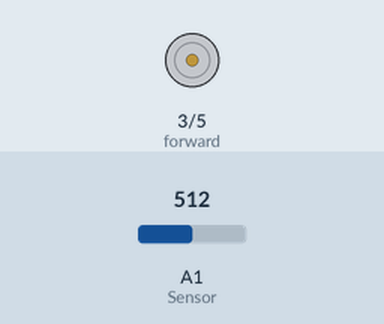
Recording of a sketch running on a simulated Arduino Uno, built with avr-gcc and run on an emulated ATmega328P. Shown: motor-driver pin pairs drawn as motors (green arrow = first pin HIGH = forward, orange = second pin HIGH = backward, longer = more drive). The test bench sets the inputs (shaded band); at power-on: A1 (Sensor) = 512. What the sketch prints to the serial monitor is not drawn.

Above: at 1.2 s.
1.3 s: A1 (Sensor) set to 610
2.8 s: A1 (Sensor) set to 631
Timing chart, 0 to 5.8 s (numbered marks = the images above; inputs shaded):
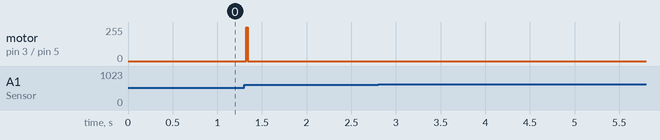

Measured:
- after the input at 1.3 s, motor on pin 3 (forward) / pin 5 (backward): stopped → forward 255/255 at once, → stopped 0.02 s later
- after the input at 2.8 s, every drawn part: stays the same

The sketch:

Moses.ino
```cpp
#include <microsmooth.h>
//github.com/asheeshr/Microsmooth


int forward = 3;
int backward = 5;
int Sensor = A1;

int input = 0;
int error = 0;
int Position = 0;
int State = 0;
int freeze = 0;

int tolerance = 15;
int early_fwd = 15;
int early_bck = 13;


//Filtering variables below
int filtered = 0;
int i = 0;
uint16_t *ptr;

void setup() {

  // Wait for valve board to boot
  // put your setup code here, to run once:1
  pinMode(forward, OUTPUT);
  pinMode(backward, OUTPUT);
  pinMode(Sensor, INPUT);
  Serial.begin(115200);
  ptr = ms_init(EMA);


  input = analogRead(A1); // the piston is home wherever it is

}

void loop() {

  // We use a exponential moving average filter to smooth the analog input
  i = analogRead(A1);
  filtered = ema_filter(i, ptr);
  Position = filtered;

  //Serial.println(Position);

  // Serial Control Singal Receiver
  if (Serial.available() > 0) {
    freeze = 0;

    //for ingesting positions sent as serial bytes
    input = Serial.read();
    input = 4 * input;


    /*
     //for ingesting positions sent (0-9) over the arduino serial client
     input = Serial.read() - '0';
     input = 100 * input;
     Serial.println(input);
     */

  }
  //Motion Control - Calculate Error
  error = input - Position;

  // Check to see if we have stopped and stay there
  if ((abs (error) <= tolerance)  && State == 0) {
    //Serial.println("STOPSTOP");;
    digitalWrite(forward, LOW);
    digitalWrite(backward, LOW);
    delay(10);
    //input = Position;
    Serial.write(255);
    //Serial.println(error);
  }


  /* If we are travelling forward, here is how early we issue
  the stop command in order to avoid overshoot */
  else if ((error < (tolerance + early_fwd) ) && State == 1 && freeze == 0) {
    //Serial.println("STOP_F");
    freeze = 1; //freeze
    State = 0; // reset state
    digitalWrite(forward, LOW);
    digitalWrite(backward, LOW);
    delay(12);
    digitalWrite(forward, LOW);//brake
    digitalWrite(backward, HIGH);
    delay(20);
    digitalWrite(forward, LOW);
    digitalWrite(backward, LOW);
    //Serial.write(255);
  }

  /* If we are travelling backward, here is how early we issue
  the stop command in order to avoid overshoot */
  else if ((error > (-tolerance - early_bck) ) && State == 2 && freeze == 0) {
    //Serial.println("STOP_B");
    freeze = 1; //freeze
    State = 0; //reset state
    digitalWrite(forward, LOW);
    digitalWrite(backward, LOW);
    delay(12);
    digitalWrite(forward, HIGH);//brake
    digitalWrite(backward, LOW);
    delay(15);
    digitalWrite(forward, LOW);
    digitalWrite(backward, LOW);
    //Serial.write(255);
  }

  // Move Forward
  else if (error > 0 && freeze == 0) {
    State = 1;
    // Serial.println("FWD");
    digitalWrite(forward, HIGH);
    digitalWrite(backward, LOW);
  }

  // Move Backward
  else if (error < 0 && freeze == 0) {
    State = 2;
    //Serial.println("REV");
    digitalWrite(forward, LOW);
    digitalWrite(backward, HIGH);
  }

  // If we're stuck in a weird state, just say we're done.
  else {
    State = 0;
    digitalWrite(forward, LOW);
    digitalWrite(backward, LOW);
    //Serial.println(error);
    Serial.write(254);
  }
}
```
